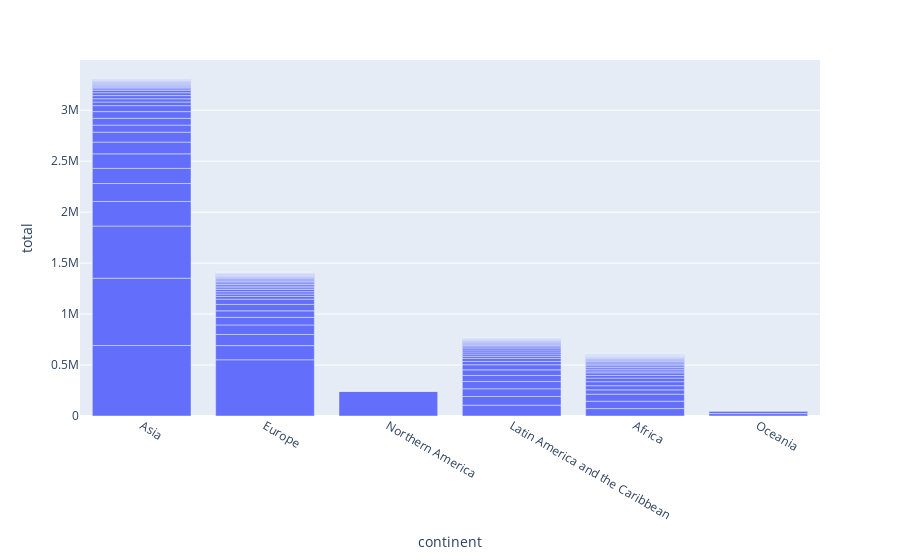

The notebook cell this image was saved under:
### Markdown cell above
# grouping data
- groupby() - group the data

- pivot_table() - pivot the data

### Code cell
fig = px.bar(df,x="continent",y="total")
fig.show()

### Figure 1 — Plotly figure (JSON) as saved in the notebook; plotly's stock layout.template omitted (floating-point values rounded to 4 significant figures; data arrays with more than 128 entries replaced by an {"elided": "..."} marker saying what was removed)
{"data": [{"alignmentgroup": "True", "hovertemplate": "continent=%{x}<br>total=%{y}<extra></extra>", "legendgroup": "", "marker": {"color": "#636efa", "pattern": {"shape": ""}}, "name": "", "offsetgroup": "", "orientation": "v", "showlegend": false, "textposition": "auto", "type": "bar", "x": {"elided": "195 str values"}, "xaxis": "x", "y": {"elided": "195 int values"}, "yaxis": "y"}], "layout": {"barmode": "relative", "legend": {"tracegroupgap": 0}, "margin": {"t": 60}, "xaxis": {"anchor": "y", "domain": [0, 1], "title": {"text": "continent"}}, "yaxis": {"anchor": "x", "domain": [0, 1], "title": {"text": "total"}}}}
